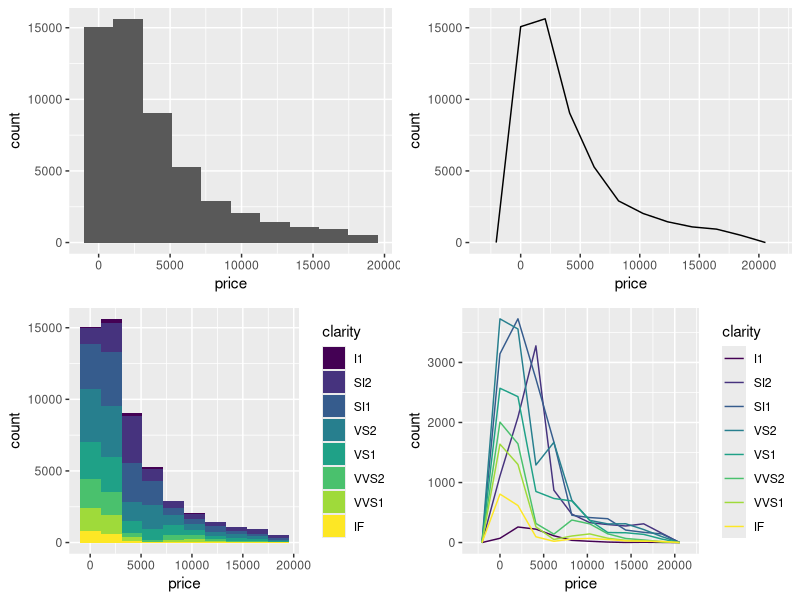
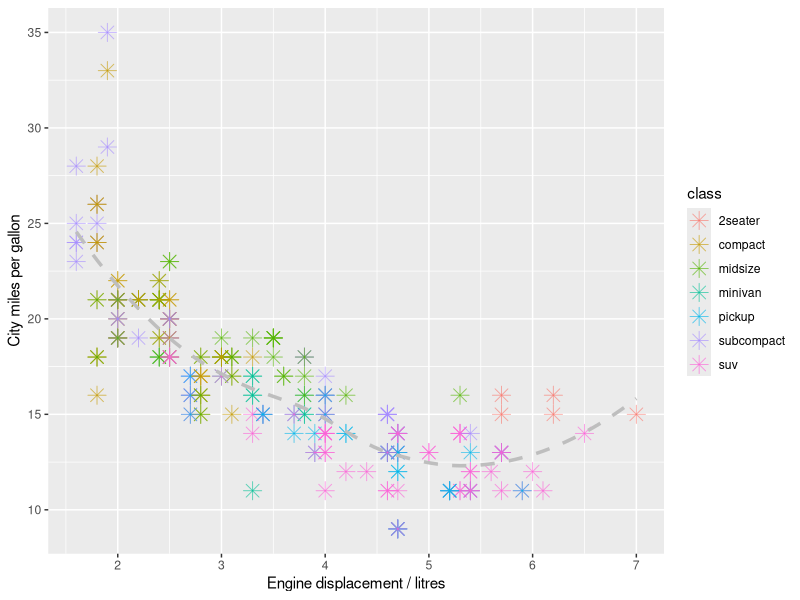
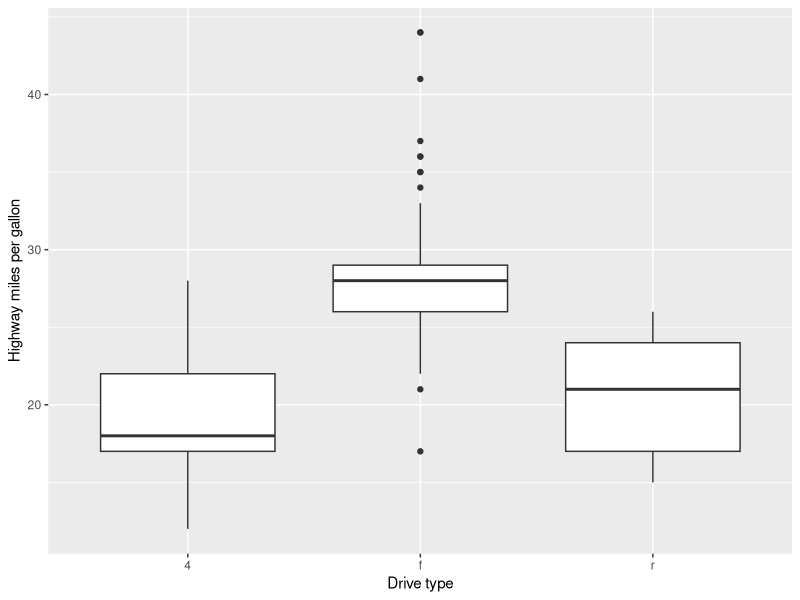
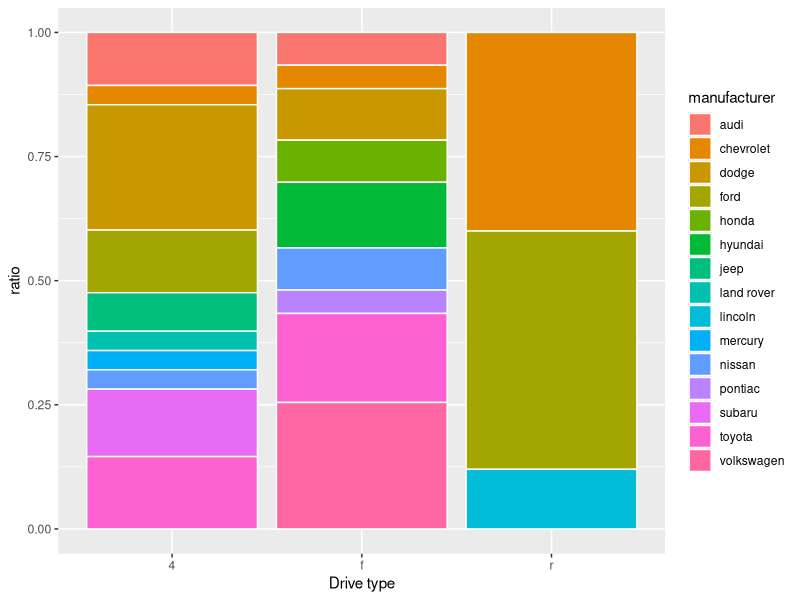
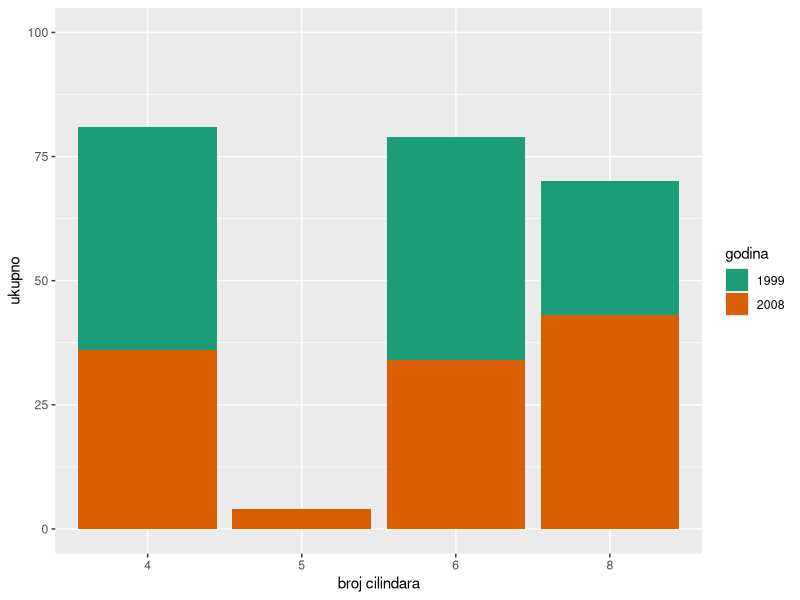
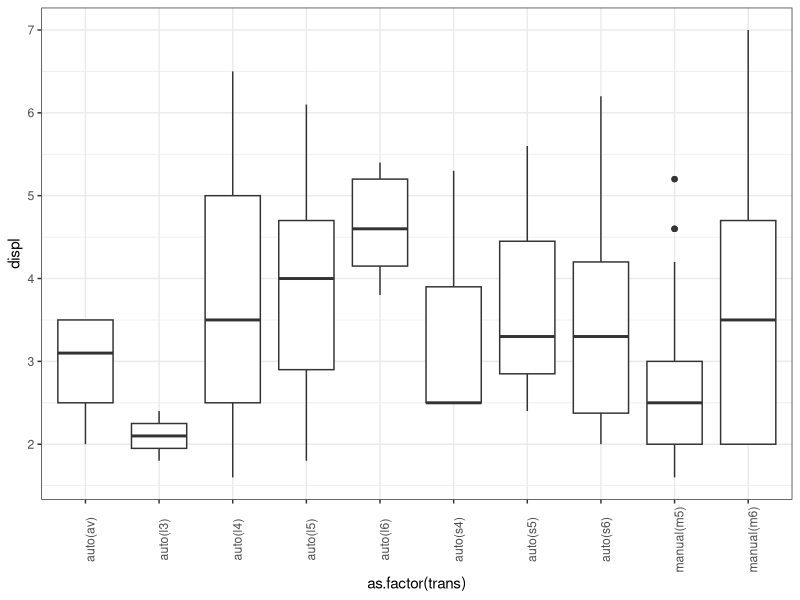
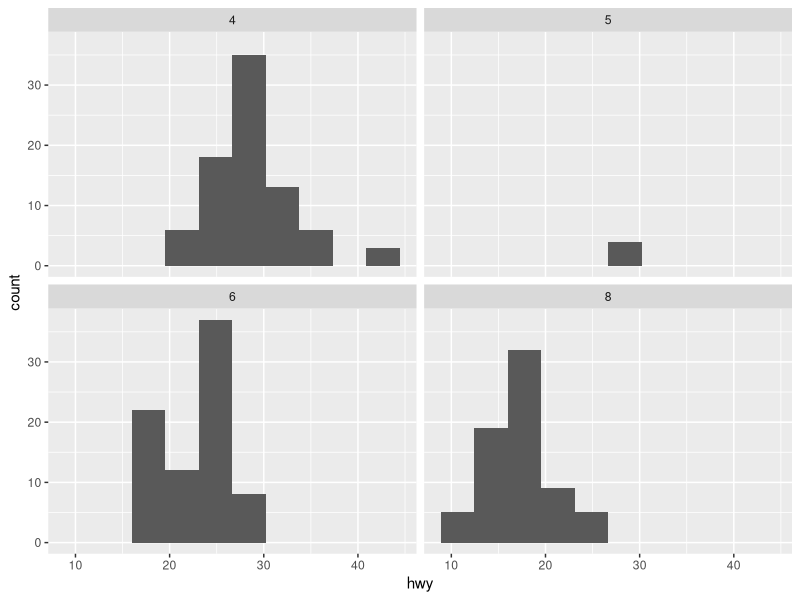
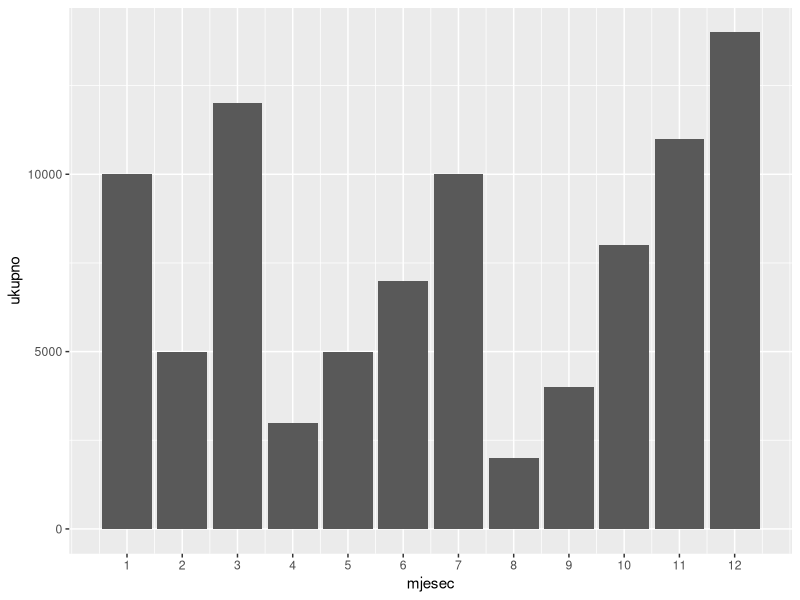

These figures' R source, in order:
## ---- chunk 1
library(tidyverse)
library(gridExtra)
library(GGally)
knitr::opts_chunk$set(results = 'hold')
## ---- chunk 2
data("diamonds")
head(diamonds)

g1 <- ggplot(diamonds, aes(price)) + geom_histogram(bins = 10)
g2 <- ggplot(diamonds, aes(price)) + geom_freqpoly(bins = 10)
g3 <- g1 + aes(fill = clarity)
g4 <- g2 + aes(color = clarity)

grid.arrange(g1, g2, g3, g4)
## ---- chunk 3
data(mpg)
head(mpg)

g2_1 <- ggplot(mpg, aes(x = displ, y = cty, color = class)) + geom_point(shape = 8, size = 4, alpha = 0.6) + geom_smooth(aes(x = displ, y = cty), method = "loess", se = F, linetype = "dashed", size = 1.2, color = "Gray",inherit.aes = F) + labs(x = "Engine displacement / litres", y = "City miles per gallon")

g2_2 <- ggplot(mpg, aes(x = drv, y = hwy)) + geom_boxplot() + labs(x = "Drive type", y = "Highway miles per gallon")

g2_3 <- ggplot(mpg, aes(x = drv, fill = manufacturer)) + geom_histogram(stat = "count", position = "fill", color = "White") + labs(x = "Drive type", y = "ratio")

g2_1
g2_2
g2_3
## ---- chunk 4
ggplot(mpg, aes(x = as.factor(cyl), fill = as.factor(year))) + geom_bar() + scale_x_discrete(name = "broj cilindara") + scale_y_continuous(name = "ukupno", limits = c(0, 100)) + scale_fill_brewer(name = "godina", palette = "Dark2")
## ---- chunk 5
ggplot(mpg, aes(x = as.factor(trans), y = displ)) + geom_boxplot() + theme_bw() + theme(axis.text.x = element_text(angle = 90))
## ---- chunk 6
ggplot(mpg, aes(hwy)) + geom_histogram(bins = 10, position = "dodge") + facet_wrap(~ cyl, ncol = 2)
## ---- chunk 7
prodaja <- data.frame(mjesec = 1:12, ukupno = c(10000, 5000, 12000, 3000, 5000, 7000, 10000, 2000, 4000, 8000, 11000, 14000))

ggplot(prodaja, aes(x = mjesec, y = ukupno)) + geom_bar(stat = "identity") + scale_x_continuous(breaks = c(1:12))
